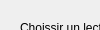
      <widget class="QWidget" name="page_5">
       <property name="geometry">
        <rect>
         <x>0</x>
         <y>0</y>
         <width>100</width>
         <height>30</height>
        </rect>
       </property>
       <attribute name="label">
        <string>Modifier un Lecteur existant</string>
       </attribute>
       <widget class="QLabel" name="label_142">
        <property name="geometry">
         <rect>
          <x>20</x>
          <y>20</y>
          <width>351</width>
          <height>16</height>
         </rect>
        </property>
        <property name="text">
         <string>Choissir un lecteur dans la liste déroulante ci-contre :</string>
        </property>
       </widget>
       <widget class="QComboBox" name="cBoxPersMod_2">
        <property name="geometry">
         <rect>
          <x>400</x>
          <y>20</y>
          <width>130</width>
          <height>23</height>
         </rect>
        </property>
       </widget>
       <widget class="QPushButton" name="btOkPersMod_2">
        <property name="geometry">
         <rect>
          <x>640</x>
          <y>405</y>
          <width>100</width>
          <height>30</height>
         </rect>
        </property>
        <property name="text">
         <string>Confirmer</string>
        </property>
        <property name="icon">
         <iconset>
          <normaloff>ressources/bt_ok.png</normaloff>ressources/bt_ok.png</iconset>
        </property>
       </widget>
       <widget class="QPushButton" name="btAnnulerPersMod_2">
        <property name="geometry">
         <rect>
          <x>530</x>
          <y>405</y>
          <width>100</width>
          <height>30</height>
         </rect>
        </property>
        <property name="text">
         <string>Annuler</string>
        </property>
        <property name="icon">
         <iconset>
          <normaloff>ressources/ButtonClose.png</normaloff>ressources/ButtonClose.png</iconset>
        </property>
       </widget>
       <widget class="QLabel" name="label_149">
        <property name="geometry">
         <rect>
          <x>20</x>
          <y>60</y>
          <width>581</width>
          <height>16</height>
         </rect>
        </property>
        <property name="text">
         <string>Apporter vos modifications directements dans les champs ci-dessous, puis Confirmer</string>
        </property>
       </widget>
      </widget>
